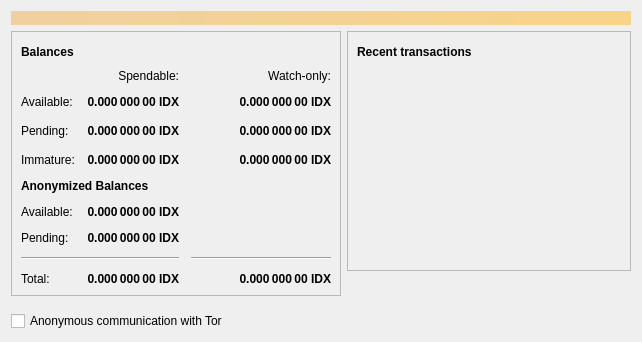
<?xml version="1.0" encoding="UTF-8"?>
<ui version="4.0">
 <class>OverviewPage</class>
 <widget class="QWidget" name="OverviewPage">
  <property name="geometry">
   <rect>
    <x>0</x>
    <y>0</y>
    <width>642</width>
    <height>342</height>
   </rect>
  </property>
  <property name="windowTitle">
   <string>Form</string>
  </property>
  <layout class="QVBoxLayout" name="topLayout">
   <item>
    <widget class="QLabel" name="labelAlerts">
     <property name="visible">
      <bool>false</bool>
     </property>
     <property name="styleSheet">
      <string notr="true">QLabel { background-color: qlineargradient(x1: 0, y1: 0, x2: 1, y2: 0, stop:0 #F0D0A0, stop:1 #F8D488); color:#000000; }</string>
     </property>
     <property name="wordWrap">
      <bool>true</bool>
     </property>
     <property name="margin">
      <number>3</number>
     </property>
     <property name="textInteractionFlags">
      <set>Qt::TextSelectableByMouse</set>
     </property>
    </widget>
   </item>
   <item>
    <layout class="QHBoxLayout" name="horizontalLayout" stretch="1,1">
     <item>
      <layout class="QVBoxLayout" name="verticalLayout_2">
       <item>
        <widget class="QFrame" name="frame">
         <property name="frameShape">
          <enum>QFrame::StyledPanel</enum>
         </property>
         <property name="frameShadow">
          <enum>QFrame::Raised</enum>
         </property>
         <layout class="QVBoxLayout" name="verticalLayout_4">
          <item>
           <layout class="QHBoxLayout" name="horizontalLayout_4">
            <item>
             <widget class="QLabel" name="label_5">
              <property name="font">
               <font>
                <weight>75</weight>
                <bold>true</bold>
               </font>
              </property>
              <property name="text">
               <string>Balances</string>
              </property>
             </widget>
            </item>
            <item>
             <widget class="QPushButton" name="labelWalletStatus">
              <property name="enabled">
               <bool>true</bool>
              </property>
              <property name="maximumSize">
               <size>
                <width>30</width>
                <height>16777215</height>
               </size>
              </property>
              <property name="toolTip">
               <string>The displayed information may be out of date. Your wallet automatically synchronizes with the Index network after a connection is established, but this process has not completed yet.</string>
              </property>
              <property name="text">
               <string/>
              </property>
              <property name="icon">
               <iconset resource="../bitcoin.qrc">
                <normaloff>:/icons/warning</normaloff>
                <disabledoff>:/icons/warning</disabledoff>:/icons/warning</iconset>
              </property>
              <property name="iconSize">
               <size>
                <width>24</width>
                <height>24</height>
               </size>
              </property>
              <property name="flat">
               <bool>true</bool>
              </property>
             </widget>
            </item>
            <item>
             <spacer name="horizontalSpacer_3">
              <property name="orientation">
               <enum>Qt::Horizontal</enum>
              </property>
              <property name="sizeHint" stdset="0">
               <size>
                <width>40</width>
                <height>20</height>
               </size>
              </property>
             </spacer>
            </item>
           </layout>
          </item>
          <item>
           <layout class="QGridLayout" name="gridLayout">
            <property name="spacing">
             <number>12</number>
            </property>
            <item row="3" column="2">
             <widget class="QLabel" name="labelWatchImmature">
              <property name="font">
               <font>
                <weight>75</weight>
                <bold>true</bold>
               </font>
              </property>
              <property name="cursor">
               <cursorShape>IBeamCursor</cursorShape>
              </property>
              <property name="toolTip">
               <string>Mined balance in watch-only addresses that has not yet matured</string>
              </property>
              <property name="text">
               <string notr="true">0.000 000 00 IDX</string>
              </property>
              <property name="alignment">
               <set>Qt::AlignRight|Qt::AlignTrailing|Qt::AlignVCenter</set>
              </property>
              <property name="textInteractionFlags">
               <set>Qt::LinksAccessibleByMouse|Qt::TextSelectableByKeyboard|Qt::TextSelectableByMouse</set>
              </property>
             </widget>
            </item>
            <item row="1" column="0">
             <widget class="QLabel" name="labelBalanceText">
              <property name="text">
               <string>Available:</string>
              </property>
             </widget>
            </item>
            <item row="9" column="2">
             <widget class="QLabel" name="labelWatchTotal">
              <property name="font">
               <font>
                <weight>75</weight>
                <bold>true</bold>
               </font>
              </property>
              <property name="cursor">
               <cursorShape>IBeamCursor</cursorShape>
              </property>
              <property name="toolTip">
               <string>Current total balance in watch-only addresses</string>
              </property>
              <property name="text">
               <string notr="true">0.000 000 00 IDX</string>
              </property>
              <property name="alignment">
               <set>Qt::AlignRight|Qt::AlignTrailing|Qt::AlignVCenter</set>
              </property>
              <property name="textInteractionFlags">
               <set>Qt::LinksAccessibleByMouse|Qt::TextSelectableByKeyboard|Qt::TextSelectableByMouse</set>
              </property>
             </widget>
            </item>
            <item row="9" column="0">
             <widget class="QLabel" name="labelTotalText">
              <property name="text">
               <string>Total:</string>
              </property>
             </widget>
            </item>
            <item row="8" column="0" colspan="2">
             <widget class="Line" name="line">
              <property name="orientation">
               <enum>Qt::Horizontal</enum>
              </property>
             </widget>
            </item>
            <item row="7" column="1">
             <widget class="QLabel" name="labelSigmaPending">
              <property name="font">
               <font>
                <weight>75</weight>
                <bold>true</bold>
               </font>
              </property>
              <property name="cursor">
               <cursorShape>IBeamCursor</cursorShape>
              </property>
              <property name="toolTip">
               <string>Total of anonymize transactions that have yet to be confirmed, and do not yet count toward the spendable balance</string>
              </property>
              <property name="text">
               <string>0.000 000 00 IDX</string>
              </property>
              <property name="alignment">
               <set>Qt::AlignRight|Qt::AlignTrailing|Qt::AlignVCenter</set>
              </property>
              <property name="textInteractionFlags">
               <set>Qt::LinksAccessibleByMouse|Qt::TextSelectableByKeyboard|Qt::TextSelectableByMouse</set>
              </property>
             </widget>
            </item>
            <item row="8" column="2">
             <widget class="Line" name="lineWatchBalance">
              <property name="sizePolicy">
               <sizepolicy hsizetype="Preferred" vsizetype="Fixed">
                <horstretch>0</horstretch>
                <verstretch>0</verstretch>
               </sizepolicy>
              </property>
              <property name="minimumSize">
               <size>
                <width>140</width>
                <height>0</height>
               </size>
              </property>
              <property name="orientation">
               <enum>Qt::Horizontal</enum>
              </property>
             </widget>
            </item>
            <item row="6" column="1">
             <widget class="QLabel" name="labelSigmaBalance">
              <property name="font">
               <font>
                <weight>75</weight>
                <bold>true</bold>
               </font>
              </property>
              <property name="cursor">
               <cursorShape>IBeamCursor</cursorShape>
              </property>
              <property name="toolTip">
               <string>Your current spendable anonymized balance</string>
              </property>
              <property name="text">
               <string>0.000 000 00 IDX</string>
              </property>
              <property name="alignment">
               <set>Qt::AlignRight|Qt::AlignTrailing|Qt::AlignVCenter</set>
              </property>
              <property name="textInteractionFlags">
               <set>Qt::LinksAccessibleByMouse|Qt::TextSelectableByKeyboard|Qt::TextSelectableByMouse</set>
              </property>
             </widget>
            </item>
            <item row="6" column="0">
             <widget class="QLabel" name="labelSigmaBalanceText">
              <property name="text">
               <string>Available:</string>
              </property>
             </widget>
            </item>
            <item row="1" column="1">
             <widget class="QLabel" name="labelBalance">
              <property name="font">
               <font>
                <weight>75</weight>
                <bold>true</bold>
               </font>
              </property>
              <property name="cursor">
               <cursorShape>IBeamCursor</cursorShape>
              </property>
              <property name="toolTip">
               <string>Your current spendable balance</string>
              </property>
              <property name="text">
               <string notr="true">0.000 000 00 IDX</string>
              </property>
              <property name="alignment">
               <set>Qt::AlignRight|Qt::AlignTrailing|Qt::AlignVCenter</set>
              </property>
              <property name="textInteractionFlags">
               <set>Qt::LinksAccessibleByMouse|Qt::TextSelectableByKeyboard|Qt::TextSelectableByMouse</set>
              </property>
             </widget>
            </item>
            <item row="2" column="3">
             <spacer name="horizontalSpacer_2">
              <property name="orientation">
               <enum>Qt::Horizontal</enum>
              </property>
              <property name="sizeHint" stdset="0">
               <size>
                <width>40</width>
                <height>20</height>
               </size>
              </property>
             </spacer>
            </item>
            <item row="2" column="2">
             <widget class="QLabel" name="labelWatchPending">
              <property name="font">
               <font>
                <weight>75</weight>
                <bold>true</bold>
               </font>
              </property>
              <property name="cursor">
               <cursorShape>IBeamCursor</cursorShape>
              </property>
              <property name="toolTip">
               <string>Unconfirmed transactions to watch-only addresses</string>
              </property>
              <property name="text">
               <string notr="true">0.000 000 00 IDX</string>
              </property>
              <property name="alignment">
               <set>Qt::AlignRight|Qt::AlignTrailing|Qt::AlignVCenter</set>
              </property>
              <property name="textInteractionFlags">
               <set>Qt::LinksAccessibleByMouse|Qt::TextSelectableByKeyboard|Qt::TextSelectableByMouse</set>
              </property>
             </widget>
            </item>
            <item row="0" column="2">
             <widget class="QLabel" name="labelWatchonly">
              <property name="text">
               <string>Watch-only:</string>
              </property>
              <property name="alignment">
               <set>Qt::AlignRight|Qt::AlignTrailing|Qt::AlignVCenter</set>
              </property>
             </widget>
            </item>
            <item row="2" column="0">
             <widget class="QLabel" name="labelPendingText">
              <property name="text">
               <string>Pending:</string>
              </property>
             </widget>
            </item>
            <item row="2" column="1">
             <widget class="QLabel" name="labelUnconfirmed">
              <property name="font">
               <font>
                <weight>75</weight>
                <bold>true</bold>
               </font>
              </property>
              <property name="cursor">
               <cursorShape>IBeamCursor</cursorShape>
              </property>
              <property name="toolTip">
               <string>Total of transactions that have yet to be confirmed, and do not yet count toward the spendable balance</string>
              </property>
              <property name="text">
               <string notr="true">0.000 000 00 IDX</string>
              </property>
              <property name="alignment">
               <set>Qt::AlignRight|Qt::AlignTrailing|Qt::AlignVCenter</set>
              </property>
              <property name="textInteractionFlags">
               <set>Qt::LinksAccessibleByMouse|Qt::TextSelectableByKeyboard|Qt::TextSelectableByMouse</set>
              </property>
             </widget>
            </item>
            <item row="9" column="1">
             <widget class="QLabel" name="labelTotal">
              <property name="font">
               <font>
                <weight>75</weight>
                <bold>true</bold>
               </font>
              </property>
              <property name="cursor">
               <cursorShape>IBeamCursor</cursorShape>
              </property>
              <property name="toolTip">
               <string>Your current total balance</string>
              </property>
              <property name="text">
               <string notr="true">0.000 000 00 IDX</string>
              </property>
              <property name="alignment">
               <set>Qt::AlignRight|Qt::AlignTrailing|Qt::AlignVCenter</set>
              </property>
              <property name="textInteractionFlags">
               <set>Qt::LinksAccessibleByMouse|Qt::TextSelectableByKeyboard|Qt::TextSelectableByMouse</set>
              </property>
             </widget>
            </item>
            <item row="0" column="1">
             <widget class="QLabel" name="labelSpendable">
              <property name="text">
               <string>Spendable:</string>
              </property>
              <property name="alignment">
               <set>Qt::AlignRight|Qt::AlignTrailing|Qt::AlignVCenter</set>
              </property>
             </widget>
            </item>
            <item row="3" column="1">
             <widget class="QLabel" name="labelImmature">
              <property name="font">
               <font>
                <weight>75</weight>
                <bold>true</bold>
               </font>
              </property>
              <property name="cursor">
               <cursorShape>IBeamCursor</cursorShape>
              </property>
              <property name="toolTip">
               <string>Mined balance that has not yet matured</string>
              </property>
              <property name="text">
               <string notr="true">0.000 000 00 IDX</string>
              </property>
              <property name="alignment">
               <set>Qt::AlignRight|Qt::AlignTrailing|Qt::AlignVCenter</set>
              </property>
              <property name="textInteractionFlags">
               <set>Qt::LinksAccessibleByMouse|Qt::TextSelectableByKeyboard|Qt::TextSelectableByMouse</set>
              </property>
             </widget>
            </item>
            <item row="3" column="0">
             <widget class="QLabel" name="labelImmatureText">
              <property name="text">
               <string>Immature:</string>
              </property>
             </widget>
            </item>
            <item row="1" column="2">
             <widget class="QLabel" name="labelWatchAvailable">
              <property name="font">
               <font>
                <weight>75</weight>
                <bold>true</bold>
               </font>
              </property>
              <property name="cursor">
               <cursorShape>IBeamCursor</cursorShape>
              </property>
              <property name="toolTip">
               <string>Your current balance in watch-only addresses</string>
              </property>
              <property name="text">
               <string notr="true">0.000 000 00 IDX</string>
              </property>
              <property name="alignment">
               <set>Qt::AlignRight|Qt::AlignTrailing|Qt::AlignVCenter</set>
              </property>
              <property name="textInteractionFlags">
               <set>Qt::LinksAccessibleByMouse|Qt::TextSelectableByKeyboard|Qt::TextSelectableByMouse</set>
              </property>
             </widget>
            </item>
            <item row="7" column="0">
             <widget class="QLabel" name="labelSigmaPendingText">
              <property name="text">
               <string>Pending:</string>
              </property>
             </widget>
            </item>
            <item row="4" column="0" colspan="2">
             <widget class="QLabel" name="labelAnonymized">
              <property name="font">
               <font>
                <weight>75</weight>
                <bold>true</bold>
               </font>
              </property>
              <property name="text">
               <string>Anonymized Balances</string>
              </property>
             </widget>
            </item>
           </layout>
          </item>
         </layout>
        </widget>
       </item>
       <item>
        <spacer name="verticalSpacer">
         <property name="orientation">
          <enum>Qt::Vertical</enum>
         </property>
         <property name="sizeHint" stdset="0">
          <size>
           <width>20</width>
           <height>40</height>
          </size>
         </property>
        </spacer>
       </item>
       <item>
        <widget class="QCheckBox" name="checkboxEnabledTor">
         <property name="enabled">
          <bool>true</bool>
         </property>
         <property name="text">
          <string>Anonymous communication with Tor</string>
         </property>
         <property name="checked">
          <bool>false</bool>
         </property>
        </widget>
       </item>
      </layout>
     </item>
     <item>
      <layout class="QVBoxLayout" name="verticalLayout_3">
       <item>
        <widget class="QFrame" name="frame_2">
         <property name="frameShape">
          <enum>QFrame::StyledPanel</enum>
         </property>
         <property name="frameShadow">
          <enum>QFrame::Raised</enum>
         </property>
         <layout class="QVBoxLayout" name="verticalLayout">
          <item>
           <layout class="QHBoxLayout" name="horizontalLayout_2">
            <item>
             <widget class="QLabel" name="label_4">
              <property name="font">
               <font>
                <weight>75</weight>
                <bold>true</bold>
               </font>
              </property>
              <property name="text">
               <string>Recent transactions</string>
              </property>
             </widget>
            </item>
            <item>
             <widget class="QPushButton" name="labelTransactionsStatus">
              <property name="enabled">
               <bool>true</bool>
              </property>
              <property name="maximumSize">
               <size>
                <width>30</width>
                <height>16777215</height>
               </size>
              </property>
              <property name="toolTip">
               <string>The displayed information may be out of date. Your wallet automatically synchronizes with the Index network after a connection is established, but this process has not completed yet.</string>
              </property>
              <property name="text">
               <string/>
              </property>
              <property name="icon">
               <iconset resource="../bitcoin.qrc">
                <normaloff>:/icons/warning</normaloff>
                <disabledoff>:/icons/warning</disabledoff>:/icons/warning</iconset>
              </property>
              <property name="iconSize">
               <size>
                <width>24</width>
                <height>24</height>
               </size>
              </property>
              <property name="flat">
               <bool>true</bool>
              </property>
             </widget>
            </item>
            <item>
             <spacer name="horizontalSpacer">
              <property name="orientation">
               <enum>Qt::Horizontal</enum>
              </property>
              <property name="sizeHint" stdset="0">
               <size>
                <width>40</width>
                <height>20</height>
               </size>
              </property>
             </spacer>
            </item>
           </layout>
          </item>
          <item>
           <widget class="QListView" name="listTransactions">
            <property name="styleSheet">
             <string notr="true">QListView { background: transparent; }</string>
            </property>
            <property name="frameShape">
             <enum>QFrame::NoFrame</enum>
            </property>
            <property name="verticalScrollBarPolicy">
             <enum>Qt::ScrollBarAlwaysOff</enum>
            </property>
            <property name="horizontalScrollBarPolicy">
             <enum>Qt::ScrollBarAlwaysOff</enum>
            </property>
            <property name="selectionMode">
             <enum>QAbstractItemView::NoSelection</enum>
            </property>
           </widget>
          </item>
         </layout>
        </widget>
       </item>
       <item>
        <spacer name="verticalSpacer_2">
         <property name="orientation">
          <enum>Qt::Vertical</enum>
         </property>
         <property name="sizeHint" stdset="0">
          <size>
           <width>20</width>
           <height>40</height>
          </size>
         </property>
        </spacer>
       </item>
      </layout>
     </item>
    </layout>
   </item>
  </layout>
 </widget>
 <resources>
  <include location="../bitcoin.qrc"/>
 </resources>
 <connections/>
</ui>
